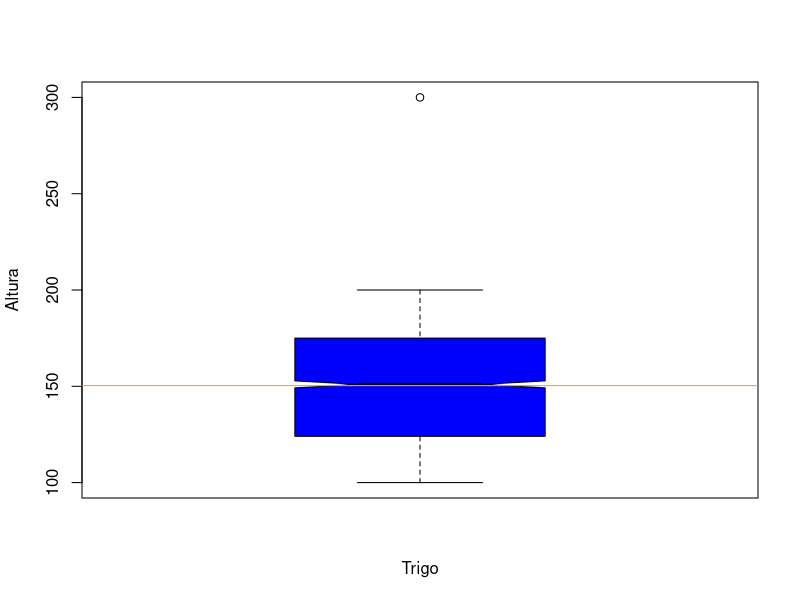
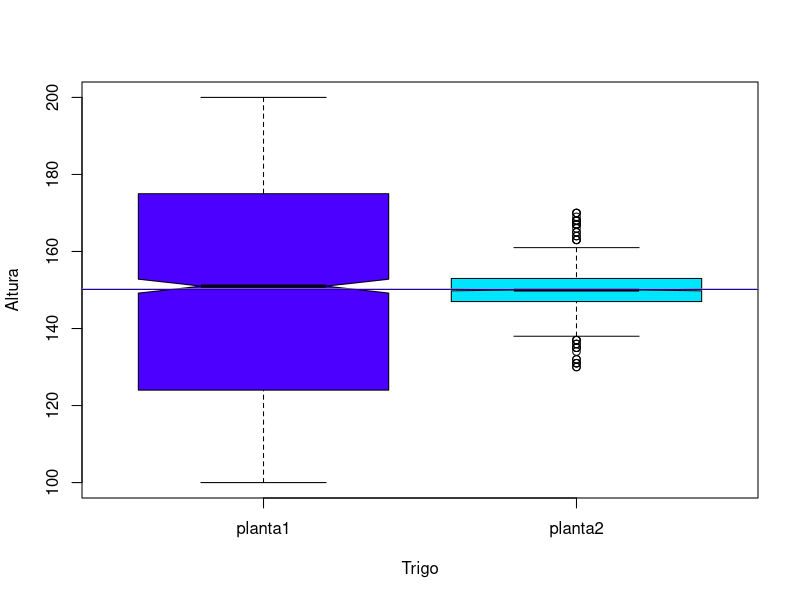
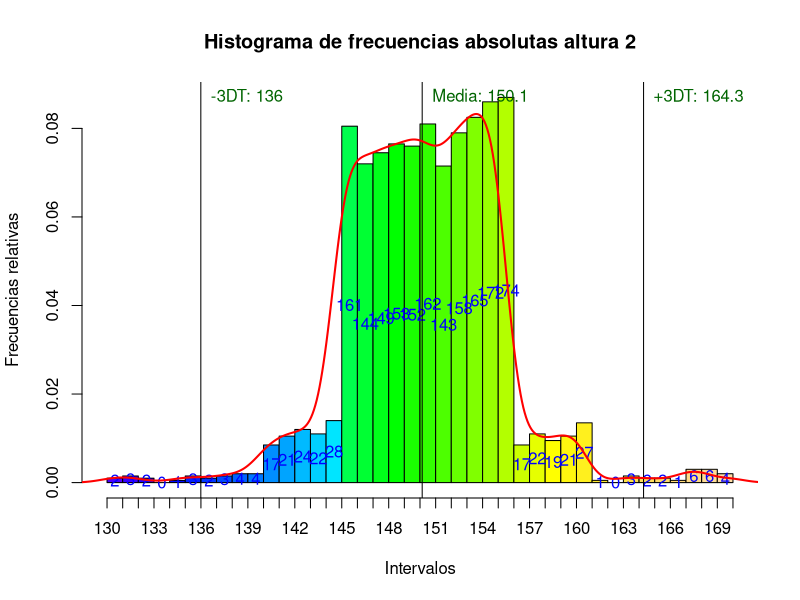
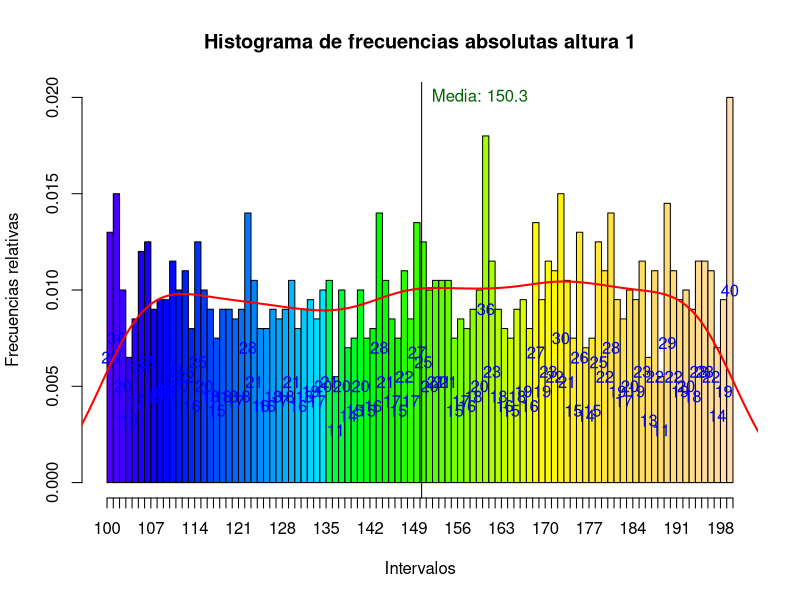

Generate these figures, in order, with R:
  #Apartado 1
  trigo= read.csv("trigoComparativa.csv", header= TRUE, sep = ",")
  
  # para los histogramas
  altura1 = trigo$planta1
  altura2 = trigo$planta2
  
  #Apartado 2
  altura=altura1
  media=mean(altura)
  media
  mediana=median(altura)
  mediana
  moda=which(table(altura)==max(table(altura)))
  moda = names(moda) #obtiene el valor verdadero de la moda 
  #Apartado 3
  ord=sort(altura)
  ord
  ord[c(900,1000,1001)]
  
  #Apartado 4
  quant25 = quantile(altura,0.25)
  quant75 = quantile(altura,0.75)
  perc35 = quantile(altura,0.35)
  #Apartado 5
  rango = diff(range(altura))
  rangoIC = quantile(altura, 0.75)-quantile(altura,0.25)
  #Apartado 6IQR()
  n=length(altura)
  #Varianza muestral
  varianzaMuestral = var(altura)
  #Desviación típica muestral
  DTmuestral = sd(altura)
  #Varianza normal (verdadera)
  varianzaNormal = var(altura)*(n-1)/n
  #Desviacion tipica normal
  DTnormal = sd(altura)*(sqrt((n-1)/n))
  #Apartado 7
  altura[c(2000)]=max(altura)*1.5
  tail(altura,5)
  #Apartado 8
  boxplot(altura,
          xlab="Trigo",ylab="Altura",notch = TRUE,col = c("blue"))
  abline(h=mean(altura),col=c("orange"))
  
  
  # //////////////////////////////////////////////////
  # Comparativa 
  # /////////////////////////////////////////////////
  
  colores = topo.colors(2)
  boxplot(trigo,
          xlab="Trigo",ylab="Altura",notch = TRUE,col = colores)
  abline(h=mean(trigo$planta1),col=c("orange"))
  abline(h=mean(trigo$planta2),col=c("blue"))

  media1 = mean(trigo$planta1)
  media2 = mean(trigo$planta2)
  N = length(trigo$planta1)
  sigma1 = sqrt(var(trigo$planta1)*(N-1)/N)
  sigma2 = sqrt(var(trigo$planta2)*(N-1)/N)
  
  # # reconvierto a factores  
  # trigo$planta1 = as.factor(trigo$planta1)
  # trigo$planta2 = as.factor(trigo$planta2)
  # 
  # # Gráfica del trigo: PRIMERA
  # t1=table(trigo$planta1)
  # colores=terrain.colors(length(t1))
  # colores[which(names(t1)==as.character(round(media1,0)))]="black"
  # colores[which(names(t1)==as.character(round(media1+3*sigma1,0)))]="red"
  # colores[which(names(t1)==as.character(round(media1-3*sigma1,0)))]="red"
  # old.par=par()
  # par=(mar=c(0,0,0,0))
  # migrafica = barplot(t1 ,main="Primera medición de plantas ",
  #                     beside=TRUE,xlab="X",ylab="Nº plantas",
  #                     horiz=FALSE,col=colores, ylim=c(0,max(t1)+10))
  #                     # lend.text =names(t1["0",]),
  #                     # args.legend = list(x=20,y=40,cex=0.5,horiz=TRUE,text.col="darkgreen"))
  # text(migrafica, t1  + 0.1 , t1, cex=0.6,pos=3) 
  # par = old.par
  # 
  # 
  # 
  # # Gráfica del trigo: SEGUNDA
  # t2=table(trigo$planta2)
  # colores=terrain.colors(length(t2))
  # colores[which(names(t2)==as.character(round(media2,0)))]="black"
  # colores[which(names(t2)==as.character(round(media2+3*sigma2,0)))]="red"
  # colores[which(names(t2)==as.character(round(media2-3*sigma2,0)))]="red"
  # old.par=par()
  # par=(mar=c(0,0,0,0))
  # migrafica = barplot(t2 ,main="Segunda medición de plantas ",
  #                     beside=TRUE,xlab="X",ylab="Nº plantas",
  #                     horiz=FALSE,col=colores, ylim=c(0,max(t2)+10))
  # # lend.text =names(t1["0",]),
  # # args.legend = list(x=20,y=40,cex=0.5,horiz=TRUE,text.col="darkgreen"))
  # text(migrafica, t2  + 0.1 , t2, cex=0.6,pos=3) 
  # par = old.par
  
  
  # función histograma
  hist_abs=function(x,L,nombre) {
    colores = topo.colors(length(L))
    h=hist(x,breaks=L,right=FALSE,freq=FALSE,
           xaxt="n",col=colores,
           main=paste("Histograma de frecuencias absolutas",nombre),
           xlab="Intervalos",
           ylab="Frecuencias relativas")
    axis(1,at=L)
    text(h$mids,h$density/2,labels=h$counts,col="blue")
    abline(v=mean(x),col="black")
    text(mean(x),max(h$density),labels=paste0("Media: ",round(mean(x),1)),col="Darkgreen",pos=4)
    n=length(x)
    DT=sd(x)*sqrt((n-1)/n)
    abline(v=mean(x)+3*DT,col="black")
    text(mean(x)+3*DT,max(h$density),labels=paste0("+3DT: ",round(mean(x)+3*DT,1)),col="Darkgreen",pos=4)
    abline(v=mean(x)-3*DT,col="black")
    text(mean(x)-3*DT,max(h$density),labels=paste0("-3DT: ",round(mean(x)-3*DT,1)),col="Darkgreen",pos=4)
    lines(density(x),col="red",lwd=2)
  }
  
  #Histograma altura 2
  hist_abs(altura2,seq(min(altura2),max(altura2),by=1),"altura 2")

  #Histograma altura 1
  hist_abs(altura1,seq(min(altura1),max(altura1),by=1),"altura 1")
  
  